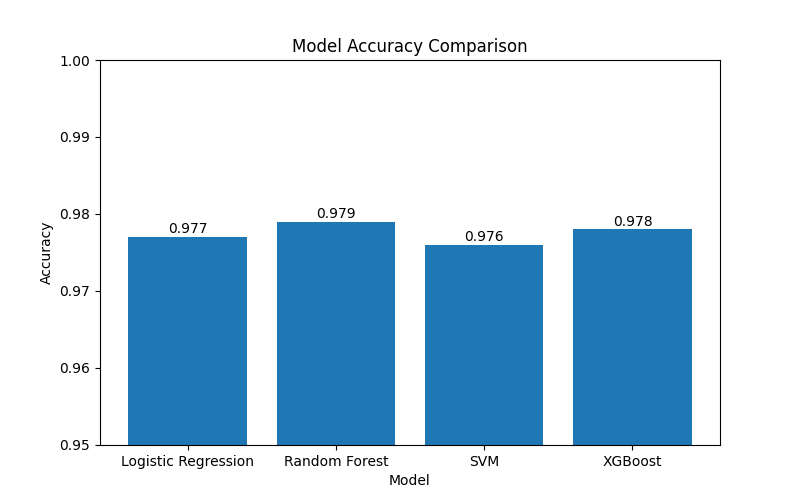

Write the Python code that produced this figure.
import matplotlib.pyplot as plt

models = [
    "Logistic Regression",
    "Random Forest",
    "SVM",
    "XGBoost"
]

accuracies = [
    0.977,
    0.979,
    0.976,
    0.978
]

plt.figure(figsize=(8,5))
plt.bar(models, accuracies)

plt.title("Model Accuracy Comparison")
plt.ylabel("Accuracy")
plt.xlabel("Model")

plt.ylim(0.95,1.0)

for i,v in enumerate(accuracies):
    plt.text(i,v+0.0005,str(round(v,3)),ha='center')

plt.savefig("model_comparison.png")

print("Model comparison chart saved as model_comparison.png")
